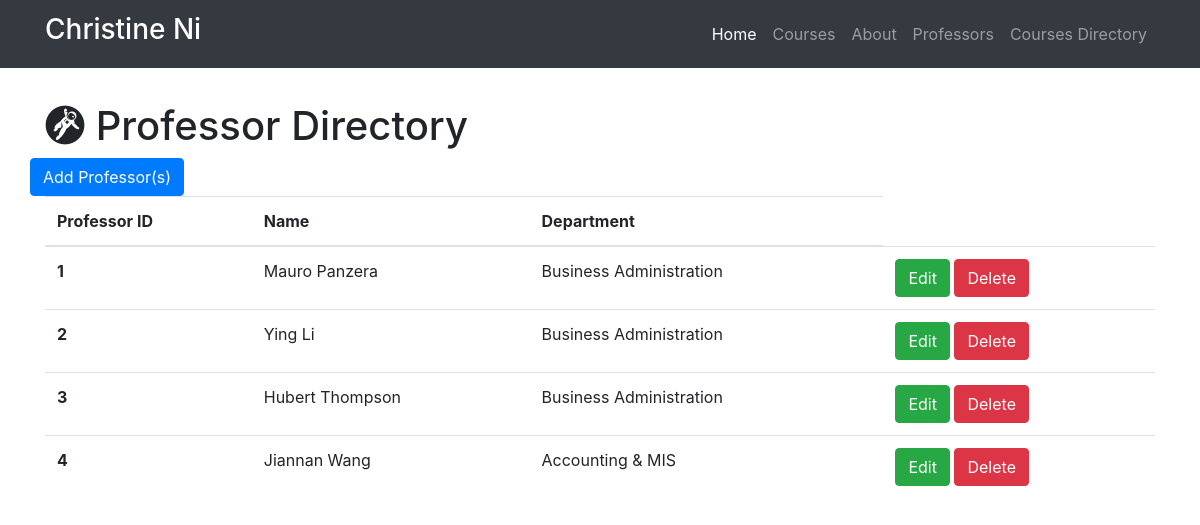
The app's page /professors with its own data.
### resume.py (models this page shows)
class Professor(db.Model):
    __tablename__ = 'professors'
    id = db.Column(db.Integer, primary_key=True)
    name = db.Column(db.String(64))
    department = db.Column(db.Text)
    courses = db.relationship('Course', backref='professor', cascade = 'delete' )

### resume.py (the view)
@app.route('/professors')
def show_all_professors():
    professors = Professor.query.all()
    return render_template('professor-all.html', professors=professors)

### templates/professor-all.html (shortened to what this page needs)
{% extends "base-structure.html" %}
{% block head%}
  {{super()}}
{% endblock %}
{% block page_content %}
<div class="container">
   <h1 class="mt-5"><i class="fa fa-grav" aria-hidden="true"></i> Professor Directory</h1>
  <div class="row bottom-margin">
    <a href="/professors/add" class="btn btn-primary" role="button" aria-disabeled="true">Add Professor(s)</a>
  </div>
{% if professors %}
  <table class="table">
    <thead>
      <tr>
        <th>Professor ID</th>
        <th>Name</th>
        <th>Department</th>
      </tr>
    </thead>
    <tbody>
  {% for professor in professors %}
  <tr>
        <th scope="row">{{professor.id}}</th>
        <td>{{professor.name}}</td>
        <td>{{professor.department}}</td>
        <td>
          <a href="/professors/edit/{{professor.id}}" class ="btn btn-success" role="button" aria-disabled="true"> Edit</a>
          <a href="/professors/delete/{{professor.id}}" class="btn btn-danger" role="button" aria-disabled="true"> Delete</a>
        </td>
  </tr>
   {% endfor %}
 </tbody>
</table>
{% else %}
<h3>There are no professors in the directory yet.</h3>
{% endif %}
</div>
{% endblock %}

### templates/base-structure.html (shortened to what this page needs)
<!DOCTYPE html>
<html>
  <head>
    {% block head %}
    <link rel="stylesheet" href="https://maxcdn.bootstrapcdn.com/bootstrap/4.0.0-beta.2/css/bootstrap.min.css">
    {% endblock %}
  </head>
  <body>
  <nav class="navbar navbar-expand-lg navbar-dark bg-dark fixed-top">
    <div class="container">
      <a class="navbar-brand" href="/">
         <h3>Christine Ni</h3>
       </a>
      <div class="collapse navbar-collapse" id="navbarResponsive">
        <ul class="navbar-nav ml-auto">
          <li class="nav-item active">
            <a class="nav-link" href="/">Home
             </a>
          </li>
          <li class="nav-item">
            <a class="nav-link" href="/courses">Courses</a>
          </li>
          <li class="nav-item">
            <a class="nav-link" href="/about">About</a>
          </li>
          <li class="nav-item">
            <a class="nav-link" href="/professors">Professors</a>
          </li>
          <li class="nav-item">
            <a class="nav-link" href="/course-directory">Courses Directory</a>
          </li>
        </ul>
      </div>
    </div>
  </nav>
  {% block page_content %}
  {% endblock %}
</body>
</html>

### templates/professor-all.html (style rules this page uses)
body { padding-top: 54px; }

### records on screen
Professor: id "1", name "Mauro Panzera", department "Business Administration"
Professor: id "2", name "Ying Li", department "Business Administration"
Professor: id "3", name "Hubert Thompson", department "Business Administration"
Professor: id "4", name "Jiannan Wang", department "Accounting & MIS"
